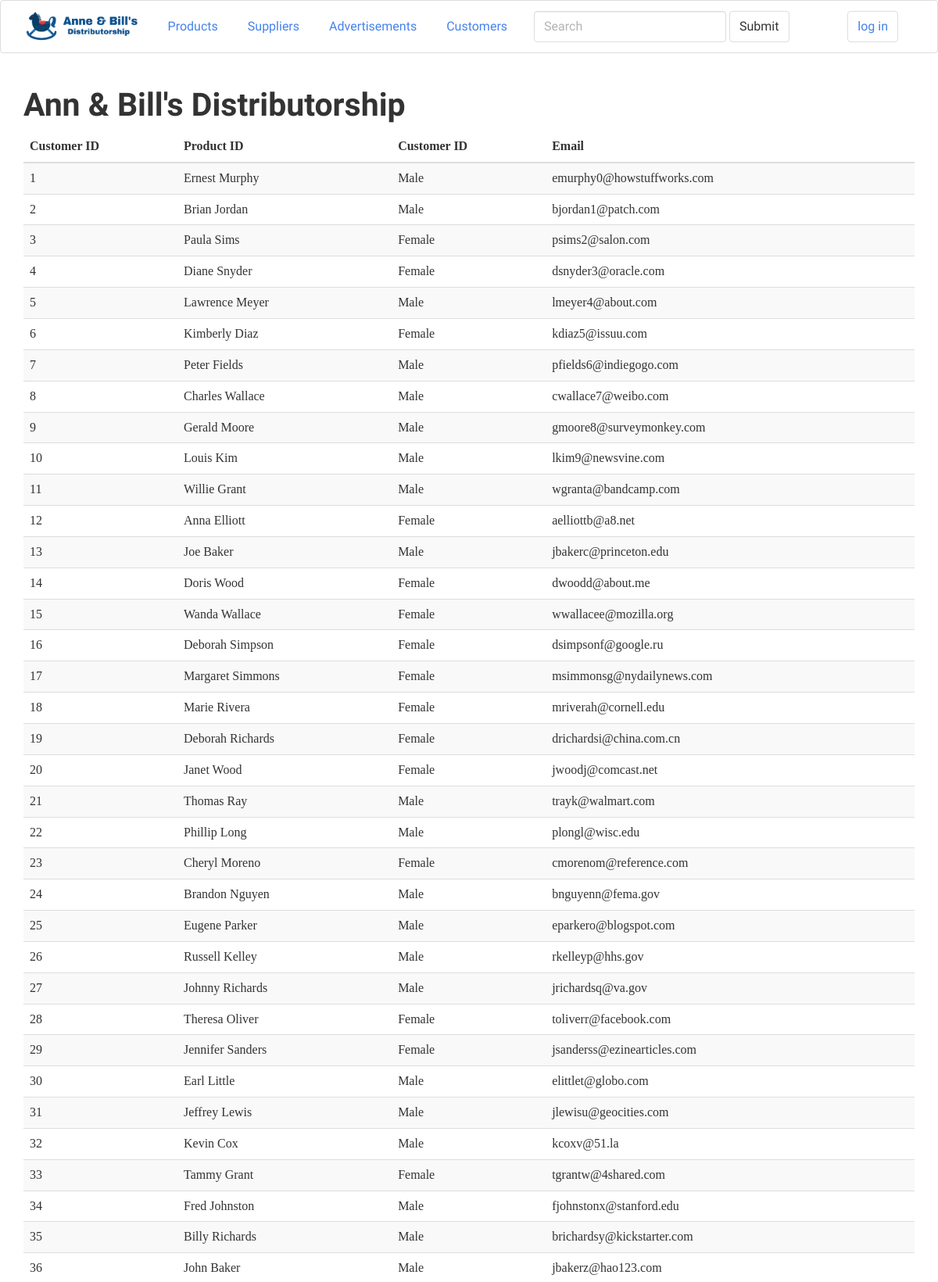
Page /customers (upper part) on the committed database.
### tables this page shows
CREATE TABLE CUSTOMER(
  CUST_ID INTEGER NOT NULL,
  CUST_NAME VARCHAR (20) NOT NULL,
  CUST_GENDER VARCHAR (8) NOT NULL,
  CUST_EMAIL VARCHAR (30) NOT NULL,
  PRIMARY KEY (CUST_ID)
);

### first.py (the view)
@app.route('/customers')
def show_customers():
    db = get_db()
    cur = db.execute('select * from CUSTOMER order by CUST_ID asc')
    customers = cur.fetchall()
    return render_template('customers.html', customers=customers)

### first.py (called while the page is built)
def connect_db():
    rv = sqlite3.connect(app.config['DATABASE'])
    rv.row_factory = sqlite3.Row
    return rv

def get_db():
    if not hasattr(g, 'sqlite_db'):
        g.sqlite_db = connect_db()
    return g.sqlite_db

### templates/customers.html (shortened to what this page needs)
{% extends "layout.html" %}
{% block body %}
    <table class="table table-striped table-hover ">
      <thead>
        <tr>
          <th>Customer ID</th>
          <th>Product ID</th>
          <th>Customer ID</th>
          <th>Email</th>
        </tr>
      </thead>
      <tbody>
      {% for customer in customers %}
        <tr>
          <td>{{ customer.cust_id }}</td>
          <td>{{ customer.cust_name }}</td>
          <td>{{ customer.cust_gender }}</td>
          <td>{{ customer.cust_email }}</td>
        </tr>
      {% else %}
        <tr>
          <td>No Products</td>
        </tr>
      {% endfor %}
      </tbody>
    </table>
{% endblock %}

### rows in the picture
CUSTOMER: cust_id "1", cust_name "Ernest Murphy", cust_gender "Male", cust_email "emurphy0@howstuffworks.com"
CUSTOMER: cust_id "2", cust_name "Brian Jordan", cust_gender "Male", cust_email "bjordan1@patch.com"
CUSTOMER: cust_id "3", cust_name "Paula Sims", cust_gender "Female", cust_email "psims2@salon.com"
CUSTOMER: cust_id "4", cust_name "Diane Snyder", cust_gender "Female", cust_email "dsnyder3@oracle.com"
CUSTOMER: cust_id "5", cust_name "Lawrence Meyer", cust_gender "Male", cust_email "lmeyer4@about.com"
CUSTOMER: cust_id "6", cust_name "Kimberly Diaz", cust_gender "Female", cust_email "kdiaz5@issuu.com"
CUSTOMER: cust_id "7", cust_name "Peter Fields", cust_gender "Male", cust_email "pfields6@indiegogo.com"
CUSTOMER: cust_id "8", cust_name "Charles Wallace", cust_gender "Male", cust_email "cwallace7@weibo.com"
CUSTOMER: cust_id "9", cust_name "Gerald Moore", cust_gender "Male", cust_email "gmoore8@surveymonkey.com"
CUSTOMER: cust_id "10", cust_name "Louis Kim", cust_gender "Male", cust_email "lkim9@newsvine.com"
CUSTOMER: cust_id "11", cust_name "Willie Grant", cust_gender "Male", cust_email "wgranta@bandcamp.com"
CUSTOMER: cust_id "12", cust_name "Anna Elliott", cust_gender "Female", cust_email "aelliottb@a8.net"
CUSTOMER: cust_id "13", cust_name "Joe Baker", cust_gender "Male", cust_email "jbakerc@princeton.edu"
CUSTOMER: cust_id "14", cust_name "Doris Wood", cust_gender "Female", cust_email "dwoodd@about.me"
CUSTOMER: cust_id "15", cust_name "Wanda Wallace", cust_gender "Female", cust_email "wwallacee@mozilla.org"
CUSTOMER: cust_id "16", cust_name "Deborah Simpson", cust_gender "Female", cust_email "dsimpsonf@google.ru"
CUSTOMER: cust_id "17", cust_name "Margaret Simmons", cust_gender "Female", cust_email "msimmonsg@nydailynews.com"
CUSTOMER: cust_id "18", cust_name "Marie Rivera", cust_gender "Female", cust_email "mriverah@cornell.edu"
CUSTOMER: cust_id "19", cust_name "Deborah Richards", cust_gender "Female", cust_email "drichardsi@china.com.cn"
CUSTOMER: cust_id "20", cust_name "Janet Wood", cust_gender "Female", cust_email "jwoodj@comcast.net"
CUSTOMER: cust_id "21", cust_name "Thomas Ray", cust_gender "Male", cust_email "trayk@walmart.com"
CUSTOMER: cust_id "22", cust_name "Phillip Long", cust_gender "Male", cust_email "plongl@wisc.edu"
CUSTOMER: cust_id "23", cust_name "Cheryl Moreno", cust_gender "Female", cust_email "cmorenom@reference.com"
CUSTOMER: cust_id "24", cust_name "Brandon Nguyen", cust_gender "Male", cust_email "bnguyenn@fema.gov"
CUSTOMER: cust_id "25", cust_name "Eugene Parker", cust_gender "Male", cust_email "eparkero@blogspot.com"
CUSTOMER: cust_id "26", cust_name "Russell Kelley", cust_gender "Male", cust_email "rkelleyp@hhs.gov"
CUSTOMER: cust_id "27", cust_name "Johnny Richards", cust_gender "Male", cust_email "jrichardsq@va.gov"
CUSTOMER: cust_id "28", cust_name "Theresa Oliver", cust_gender "Female", cust_email "toliverr@facebook.com"
CUSTOMER: cust_id "29", cust_name "Jennifer Sanders", cust_gender "Female", cust_email "jsanderss@ezinearticles.com"
CUSTOMER: cust_id "30", cust_name "Earl Little", cust_gender "Male", cust_email "elittlet@globo.com"
CUSTOMER: cust_id "31", cust_name "Jeffrey Lewis", cust_gender "Male", cust_email "jlewisu@geocities.com"
CUSTOMER: cust_id "32", cust_name "Kevin Cox", cust_gender "Male", cust_email "kcoxv@51.la"
CUSTOMER: cust_id "33", cust_name "Tammy Grant", cust_gender "Female", cust_email "tgrantw@4shared.com"
CUSTOMER: cust_id "34", cust_name "Fred Johnston", cust_gender "Male", cust_email "fjohnstonx@stanford.edu"
CUSTOMER: cust_id "35", cust_name "Billy Richards", cust_gender "Male", cust_email "brichardsy@kickstarter.com"
CUSTOMER: cust_id "36", cust_name "John Baker", cust_gender "Male", cust_email "jbakerz@hao123.com"
